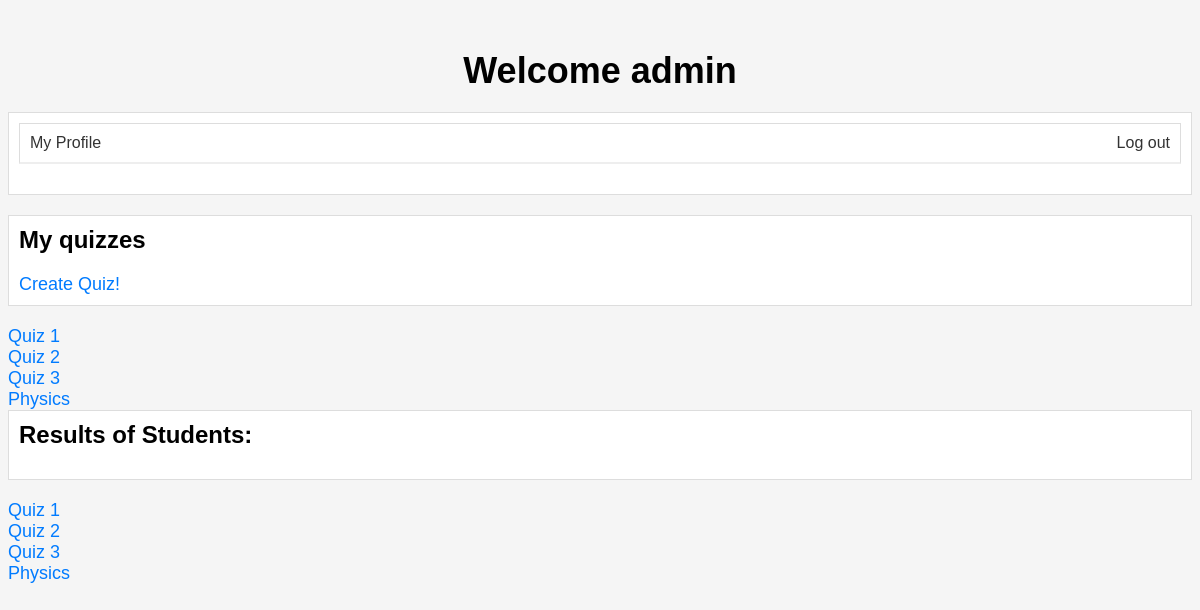
Page / (signed in) on the earlier database version.
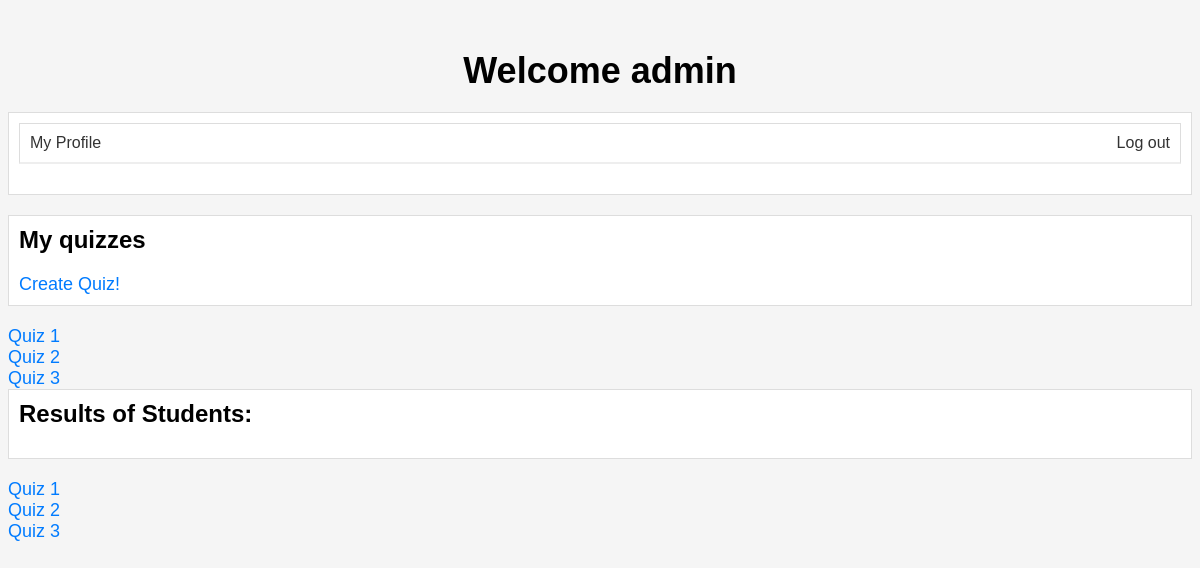
Same page on the later database version.
### quizapp/models.py (models this page shows)
class Quiz(models.Model):
    quiz_id = models.AutoField(primary_key=True)
    topic = models.CharField(max_length=255)
    creator_id = models.ForeignKey(Creator, on_delete=models.CASCADE)

### quizapp/views.py (the view)
# urls.py: path('', views.index, name='index'),
def index(request):
    isTeacher = False
    for g in request.user.groups.all():
        if g.name == 'creator':
            isTeacher = True
            break
    quizzes = Quiz.objects.all()
    if isTeacher:
        quizzes = quizzes.filter(creator_id=request.user.id)
    context = {
        'isTeacher': isTeacher,
        'quizzes': quizzes,
    }
    return render(request, "base.html", context)

### quizapp/templates/base.html (shortened to what this page needs)
{% load static %}
<!DOCTYPE html>
<html>
<head>
    <link rel="stylesheet" href="{% static 'css/base.css' %}" type="text/css">
</head>
<body>
<h1>Welcome {{user.username}}</h1>
<ul>
    {% if request.user.is_authenticated %}
    <div>
        <div id="navbar">
            <a href="{% url 'my_profile' %}">My Profile</a> </br>
            <a href="{% url 'logout' %}">Log out</a>
        </div>
    </div>
    {% else %}
    <div>
        <a href="{% url 'registration' %}">Sign up</a> </br>
        <a href="{% url 'login' %}">Login</a>
    </div>
    {% endif %}
    {% if request.user.is_authenticated %}
        {% if isTeacher %}
        <div>
            <h2>My quizzes</h2>
            <a href="/createQuiz">Create Quiz!</a>
        </div>
        {% else %}
        <div>
            <h2>Availabe quizzes</h2>
        </div>
        {% endif %}
        {% for quiz in quizzes %}
            <a href="/quiz/{{quiz.quiz_id}}">{{quiz.topic}}</a></br>
        {% endfor %}
        {% if isTeacher %}
        <div>
            <h2>Results of Students:</h2>
        </div>
        {% for x in quizzes %}
            <a href="/teacher_results/{{x.quiz_id}}">{{x.topic}}</a></br>
        {% endfor %}
        {% endif %}
    {% endif %}
</ul>
</body>
</html>

### quizapp/static/css/base.css (style rules this page uses)
body { font-family: Arial, sans-serif; background-color: #f5f5f5; }
h1 { font-size: 36px; text-align: center; margin-top: 50px; margin-bottom: 20px; }
#navbar { display: flex; justify-content: space-between; align-items: center; background-color: #fff; padding: 10px; border-bottom: 2px solid #eee; }
#navbar a { color: #333; text-decoration: none; font-size: 16px; margin-right: 10px; }
#navbar a:last-child { margin-right: 0; }
ul { list-style-type: none; margin: 0; padding: 0; }
div { background-color: #fff; padding: 10px; margin-bottom: 20px; border: 1px solid #ddd; }
h2 { font-size: 24px; margin-top: 0; }
a { color: #007bff; text-decoration: none; font-size: 18px; }

Differences in the rows shown:
removed Quiz: topic "Physics"
